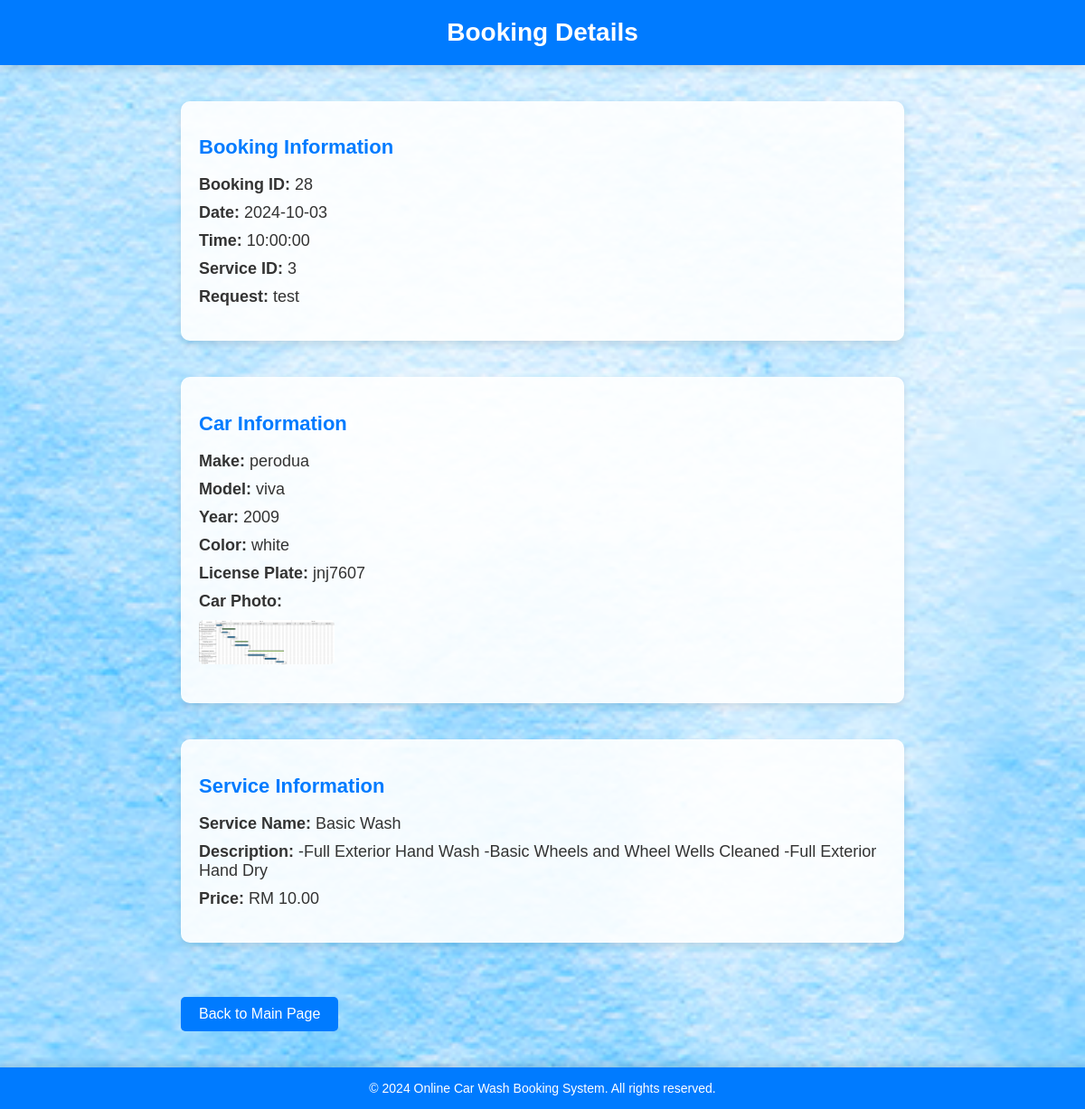
Screenshot of /view_booking.php?id=28 (signed in) with the database file from the repository.
### tables this page shows
CREATE TABLE `bookings` (
  `booking_id` int(11) NOT NULL,
  `user_id` int(11) NOT NULL,
  `car_id` int(11) NOT NULL,
  `date` date NOT NULL,
  `time` time NOT NULL,
  `service_id` int(11) NOT NULL,
  `created_at` timestamp NOT NULL DEFAULT current_timestamp(),
  `status` varchar(50) DEFAULT 'Pending',
  `customer_request` text NOT NULL
);

CREATE TABLE `cars` (
  `car_id` int(11) NOT NULL,
  `user_id` int(11) NOT NULL,
  `make` varchar(50) NOT NULL,
  `model` varchar(50) NOT NULL,
  `year` int(11) NOT NULL,
  `color` varchar(30) DEFAULT NULL,
  `license_plate` varchar(10) DEFAULT NULL,
  `car_photo` blob DEFAULT NULL,
  `created_at` timestamp NOT NULL DEFAULT current_timestamp()
);

CREATE TABLE `service_packages` (
  `service_id` int(11) NOT NULL,
  `name` varchar(255) NOT NULL,
  `description` text DEFAULT NULL,
  `price` decimal(10,2) NOT NULL
);

### view_booking.php (the view, shortened to what this page needs)
<?php
require 'config.php';
$booking_id = $_GET['id'];
function fetchBookingDetails($conn, $booking_id) {
    $stmt = $conn->prepare("SELECT booking_id, date, time, service_id, car_id, customer_request FROM bookings WHERE booking_id = ?");
    $stmt->bind_param("i", $booking_id);
    $stmt->execute();
    $result = $stmt->get_result();
    return $result->fetch_assoc();
}
function fetchCarDetails($conn, $car_id) {
    $stmt = $conn->prepare("SELECT car_id, make, model, year, color, license_plate, car_photo FROM cars WHERE car_id = ?");
    $stmt->bind_param("i", $car_id);
    $stmt->execute();
    $result = $stmt->get_result();
    return $result->fetch_assoc();
}
function fetchServiceDetails($conn, $service_id) {
    $stmt = $conn->prepare("SELECT service_id, name, description, price FROM service_packages WHERE service_id = ?");
    $stmt->bind_param("i", $service_id);
    $stmt->execute();
    $result = $stmt->get_result();
    return $result->fetch_assoc();
}
$bookingDetails = fetchBookingDetails($conn, $booking_id);
$carDetails = fetchCarDetails($conn, $bookingDetails['car_id']);
$serviceDetails = fetchServiceDetails($conn, $bookingDetails['service_id']);
?>
<!DOCTYPE html>
<html lang="en">
<head>
</head>
<body>
    <header>
        <h1>Booking Details</h1>
    </header>
    <main>
        <section>
            <h2>Booking Information</h2>
            <ul class="details-list">
                <li><strong>Booking ID:</strong> <?php echo htmlspecialchars($bookingDetails['booking_id']); ?></li>
                <li><strong>Date:</strong> <?php echo htmlspecialchars($bookingDetails['date']); ?></li>
                <li><strong>Time:</strong> <?php echo htmlspecialchars($bookingDetails['time']); ?></li>
                <li><strong>Service ID:</strong> <?php echo htmlspecialchars($bookingDetails['service_id']); ?></li>
				<li><strong>Request:</strong> <?php echo htmlspecialchars($bookingDetails['customer_request']); ?></li>
            </ul>
        </section>
        <section>
            <h2>Car Information</h2>
            <ul class="details-list">
                <li><strong>Make:</strong> <?php echo htmlspecialchars($carDetails['make']); ?></li>
                <li><strong>Model:</strong> <?php echo htmlspecialchars($carDetails['model']); ?></li>
                <li><strong>Year:</strong> <?php echo htmlspecialchars($carDetails['year']); ?></li>
                <li><strong>Color:</strong> <?php echo htmlspecialchars($carDetails['color']); ?></li>
                <li><strong>License Plate:</strong> <?php echo htmlspecialchars($carDetails['license_plate']); ?></li>
                <li><strong>Car Photo:</strong></li>
                <li>
                    <img src='<?php echo htmlspecialchars($carDetails["car_photo"]); ?>' alt='Car Photo' class='car-photo'>
                </li>
            </ul>
        </section>
        <section>
            <h2>Service Information</h2>
            <ul class="details-list">
                <li><strong>Service Name:</strong> <?php echo htmlspecialchars($serviceDetails['name']); ?></li>
                <li><strong>Description:</strong> <?php echo htmlspecialchars($serviceDetails['description']); ?></li>
                <li><strong>Price:</strong> RM <?php echo htmlspecialchars($serviceDetails['price']); ?></li>
            </ul>
        </section>
        <a href="mainpage.php" class="main-page-btn">Back to Main Page</a>
    </main>
    <footer>
        <p>&copy; 2024 Online Car Wash Booking System. All rights reserved.</p>
    </footer>
</body>
</html>

### view_booking.php (style rules this page uses)
body { font-family: Arial, sans-serif; background: url('images/wallpaper.png') no-repeat center center fixed; background-size: cover; color: #333; margin: 0; padding: 0; }
header { background-color: #007bff; color: white; padding: 20px 0; text-align: center; box-shadow: 0 4px 8px rgba(0, 0, 0, 0.1); }
header h1 { margin: 0; font-size: 28px; }
main { max-width: 800px; margin: 40px auto; padding: 0 20px; }
section { margin-bottom: 40px; background-color: rgba(255, 255, 255, 0.9); padding: 20px; border-radius: 10px; box-shadow: 0 4px 8px rgba(0, 0, 0, 0.1); }
section h2 { font-size: 22px; margin-bottom: 10px; color: #007bff; }
.details-list { list-style-type: none; padding: 0; font-size: 18px; }
.details-list li { margin-bottom: 10px; }
.car-photo { width: 150px; height: auto; border-radius: 5px; }
.main-page-btn { display: inline-block; padding: 10px 20px; margin-top: 20px; background-color: #007bff; color: white; text-decoration: none; border-radius: 5px; transition: background-color 0.3s; text-align: center; }
footer { background-color: #007bff; color: white; text-align: center; padding: 15px 0; position: relative; bottom: 0; width: 100%; box-shadow: 0 -4px 8px rgba(0, 0, 0, 0.1); }
footer p { margin: 0; font-size: 14px; }

### rows the page displays
bookings: booking_id "28", date "2024-10-03", time "10:00:00", service "3", customer_request "test"
cars: make "perodua", model "viva", year "2009", color "white", license_plate "jnj7607", car_photo (picture)
service_packages: name "Basic Wash", description "-Full Exterior Hand Wash -Basic Wheels and Wheel Wells Cleaned -Full Exterior Hand Dry", price "10.00"
